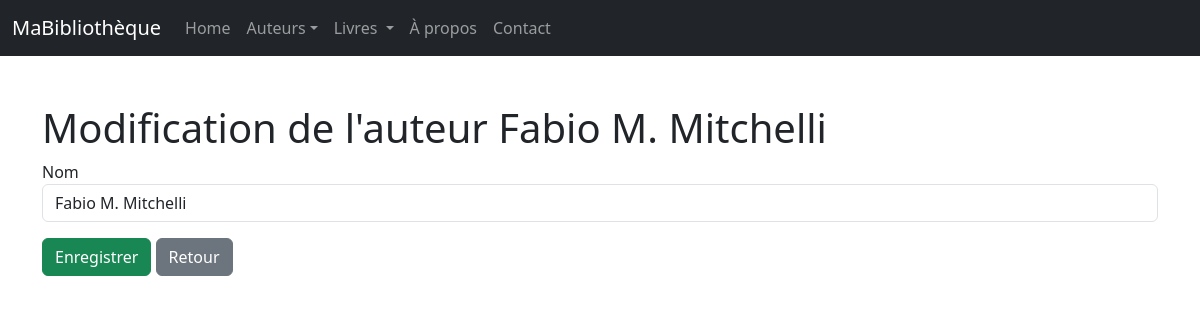
Page /auteurs/1/update/ on the earlier database version.
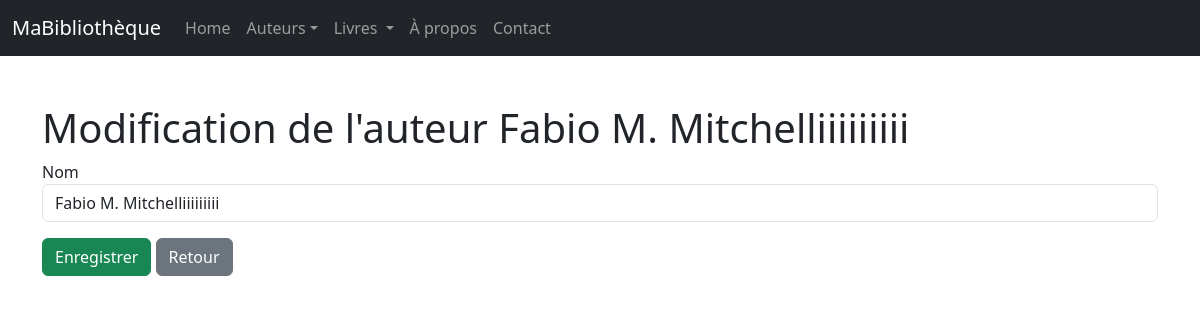
Same page on the later database version.
### monApp/models.py (models this page shows, shortened)
class Auteur(db.Model):
    idA = db.Column(db.Integer,primary_key=True)
    Nom = db.Column(db.String(100))

### monApp/views.py (the view)
@app.route('/auteurs/<idA>/update/')
def updateAuteur(idA):
    unAuteur = Auteur.query.get(idA)
    unForm = FormAuteur(idA=unAuteur.idA , Nom=unAuteur.Nom)
    return render_template("auteur_update.html",selectedAuteur=unAuteur, updateForm=unForm)

### monApp/forms.py
class FormAuteur(FlaskForm):
    idA=HiddenField('idA')
    Nom=StringField ('Nom',validators =[DataRequired()])

### monApp/templates/auteur_update.html (shortened to what this page needs)
{% extends "base.html" %}
{% block main %}
<h1 >Modification de l'auteur {{ selectedAuteur.Nom }}</h1>
<form role="form" method="POST" action="{{url_for('saveAuteur')}}">
    <div
    {% if updateForm.Nom.errors %}
        class="form-group has-error"
    {% else %}
        class="form-group mb-3"
    {% endif %}
    >
    {{ updateForm.Nom.label }}
    {{ updateForm.Nom(size =50, class_="form-control") }}
    </div>
    <input class ="btn btn-success" type="submit" value ="Enregistrer">
    <a href="{{ url_for('getAuteurs') }}" class="btn btn-secondary">Retour</a>
</form >
{% endblock %}

Differences in the rows shown:
changed Auteur: Nom "Fabio M. Mitchelli" → "Fabio M. Mitchelliiiiiiiii"
